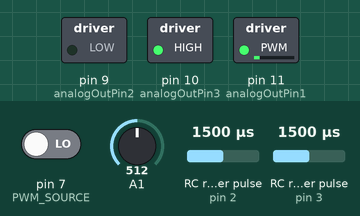
The sketch below on a simulated Arduino Uno, built with avr-gcc and run on an emulated ATmega328P. Shown: switched loads named in the sketch (green lamp = pin HIGH). Wiring (inferred from the names in the program): 2 × RC receiver channel: data pin 2 / data pin 3. The inputs (shaded band) are chosen by the test bench; at power-on: pin 7 (PWM_SOURCE) LOW, A1 = 512, RC receiver pulse (sensors on pin 2, pin 3) 1500 µs. What the sketch prints to the serial monitor is not drawn.

Above: at 0.1 s.
At 5.1 s:
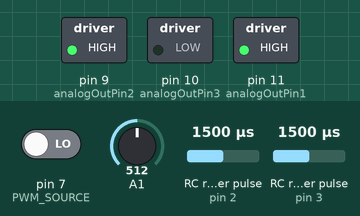
Timing chart, 0 to 6.6 s (numbered marks = the images above):
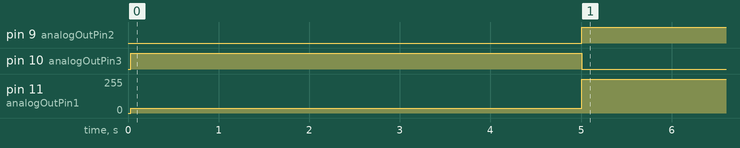

The sketch:

encoder_P_Position_potonly_RaisedPlatform.ino
```cpp
// Assign your channel in pins
#define CHANNEL_A_PIN 2
#define CHANNEL_B_PIN 3
volatile long unCountShared;
long unCount;
float unCount_float;
float initfloat;

//A0 reads in angle
//0-5V = 0-pi
const int analogInPin=A0;
const int analogOutPin1=11;
const int analogOutPin2=9;
const int analogOutPin3=10;

float k_pot = (270.0)/(PI/2);

float deadBand = .031;

int val = 0;
int val2 = 0;
int mag = 0;


//these are the zeros for each motor....
//static int globzeros[6] = {285,840,275,730,275,770};
//static int globzeros[6] = {525,540,500,500,535,500};
static int globzeros[6] = {525,530,500,500,535,500};


static float motorsigns[6] = {1.0,-1.0,1.0,-1.0,1.0,-1.0};
static int zero[6]={1470,1470,1470,1470,1470,1470}; //Zero positions of servos

// ONLY USE ARDUINO 2:1.0.5 WITH THIS CODE DO NOT USE OLD VERSION

//put the motor number for this arduino here:
int motornum = 1;

int glob0 = globzeros[motornum-1];

# define PWM_SOURCE 7
float servo_mult=1000.0/(PI);

float ref_command_float = 0;
int rawpos;
float posfloat = 0;

boolean jogmode=false;

void setup()
{
  pinMode(analogOutPin2,INPUT);
  pinMode(analogOutPin3,INPUT);
  pinMode(analogOutPin1,INPUT);
  Serial.begin(115200);
  //attach the interrupts
  attachInterrupt(0, channelA,CHANGE);
  attachInterrupt(1, channelB,CHANGE);
//  int tot = 0;
//  for (int k=0; k<100; k++){
//    tot += analogRead(1);
//    delay(1);
//  }
//  int globV = tot/100;
//  int globV = analogRead(1);
//  Serial.print(globV);
//  Serial.print('\t');
//  int glob0 = 100;
//  //float k_pot = (390.0-100.0)/(PI/4);
//  float globPos = (globV - glob0)/k_pot;
//  Serial.print(globPos);
//  Serial.print('\t');
//  //unCountShared = long( globPos*8000/(2*PI) );
//  //Serial.print(unCountShared);
//  Serial.print('\t');
//  delay(1000);
float initsum = 0;

for (int i = 0; i<100; i++)
{
  initsum = initsum + analogRead(1);
}

rawpos = initsum/100;
initfloat = motorsigns[motornum-1]*(rawpos - glob0)/k_pot;

pinMode(analogOutPin2,OUTPUT);
pinMode(analogOutPin3,OUTPUT);
pinMode(analogOutPin1,OUTPUT);
}

void loop()
{
  // create local variables to hold a local copies of the channel inputs
  // these are declared static so that thier values will be retained
  // between calls to loop.
  //static long unCount;

  //noInterrupts(); // turn interrupts off quickly while we take local copies of the shared variables

  //unCount = unCountShared;
  if (jogmode==false){
   // static long unCount;

    noInterrupts(); // turn interrupts off quickly while we take local copies of the shared variables

    unCount = unCountShared;

    interrupts();

    unCount_float = motorsigns[motornum-1]*unCount*2*PI/8000.0 + initfloat;

    //float posfloat = unCount*2*PI/(8000.0); //our encoder position in radians
    rawpos = analogRead(1);
    posfloat = motorsigns[motornum-1]*(rawpos - glob0)/k_pot;
    //val is desired angle
    //0-1023 = 0-pi
    //val = analogRead(analogInPin); //raw reference position value.
    //val = val-512; //this number should be scaled to go from -PI to PI
    val = pulseIn(PWM_SOURCE, HIGH, 20000);

    //float ref_command_float = val*PI/512.0;//this should be the reference position in radians.
    if (millis()>5000)
    {
      ref_command_float = (val - zero[0])/servo_mult; //this should give the reference position, converted from microseconds to radians
    }
  }

  else{
    //interrupts();
    noInterrupts(); // turn interrupts off quickly while we take local copies of the shared variables

    unCount = unCountShared;

    interrupts();

    unCount_float = motorsigns[motornum-1]*unCount*2*PI/8000.0 + initfloat;
    rawpos = analogRead(1);
    posfloat = motorsigns[motornum-1]*(rawpos - glob0)/k_pot;
    val = analogRead(analogInPin); //raw reference position value.
    val=val-512; //this number should be scaled to go from -PI to PI

    ref_command_float = val*PI/512.0-1.4;//this should be the reference position in radians.
  }

  if (ref_command_float>1.4){
    ref_command_float = 1.4;
  }
  if (ref_command_float<-1.4){
    ref_command_float = -1.4;
  }

  float float_error = ref_command_float-unCount_float;//this is our current error value!!
  //float encoder_error = ref_command_float-unCount_float;

  float kp = 255.0/(PI/6.0);//some guess for KP.........

  float float_U = kp*float_error;

  if(float_U>255.0){
    float_U = 255.0;
  }

  if (float_U<-255.0){
    float_U = -255.0;
  }

  val2 = int(float_U);
  mag = abs(val2);

  if(float_error>deadBand){
    //Serial.print("!!!!!!!!!!!!");
   digitalWrite(analogOutPin3,HIGH);
   analogWrite(analogOutPin1,mag);
   digitalWrite(analogOutPin2,LOW);
 }
 else if(float_error<-deadBand){
   digitalWrite(analogOutPin2,HIGH);
   analogWrite(analogOutPin1,mag);
   digitalWrite(analogOutPin3,LOW);
 }

 else{
   digitalWrite(analogOutPin3,LOW);
   analogWrite(analogOutPin1,0);
   digitalWrite(analogOutPin2,LOW);
 }

  Serial.print(posfloat);
  Serial.print("\t");
  Serial.print(unCount_float);
  Serial.print("\t");
  Serial.print(float_error);
  Serial.print("\t");
  Serial.print(unCount);
  Serial.print("\t");
  Serial.print(ref_command_float);
  Serial.print("\t");
  Serial.print(rawpos);
  Serial.print("\t");
  Serial.print(float_U);
  Serial.print("\t");
  Serial.print(val2);
  Serial.print("\t");
  Serial.println(mag);

//  Serial.println(val);
//  Serial.println(mag);
//  Serial.print(millis());
//  Serial.print("\t");
//  Serial.println(unCount);
  delay(1);

}


// simple interrupt service routine
void channelA()
{
  //Serial.println("A");
  if (digitalRead(CHANNEL_A_PIN) == HIGH)
  {
	if (digitalRead(CHANNEL_B_PIN) == LOW)
	{
  	unCountShared++;
	}
	else
	{
  	unCountShared--;
	}
  }
  else
  {
	if (digitalRead(CHANNEL_B_PIN) == HIGH)
	{
  	unCountShared++;
	}
	else
	{
  	unCountShared--;
	}
  }
}

void channelB()
{
  //Serial.println("B");
  if (digitalRead(CHANNEL_B_PIN) == HIGH)
  {
	if (digitalRead(CHANNEL_A_PIN) == HIGH)
	{
  	unCountShared++;
	}
	else
	{
  	unCountShared--;
	}
  }
  else
  {
	if (digitalRead(CHANNEL_A_PIN) == LOW)
	{
  	unCountShared++;
	}
	else
	{
  	unCountShared--;
	}
  }
}
```

Measured:
- by itself, pin 9 (analogOutPin2): LOW → HIGH at 5.0 s
- by itself, pin 10 (analogOutPin3): LOW → HIGH at 0.03 s, → LOW 5.0 s later
